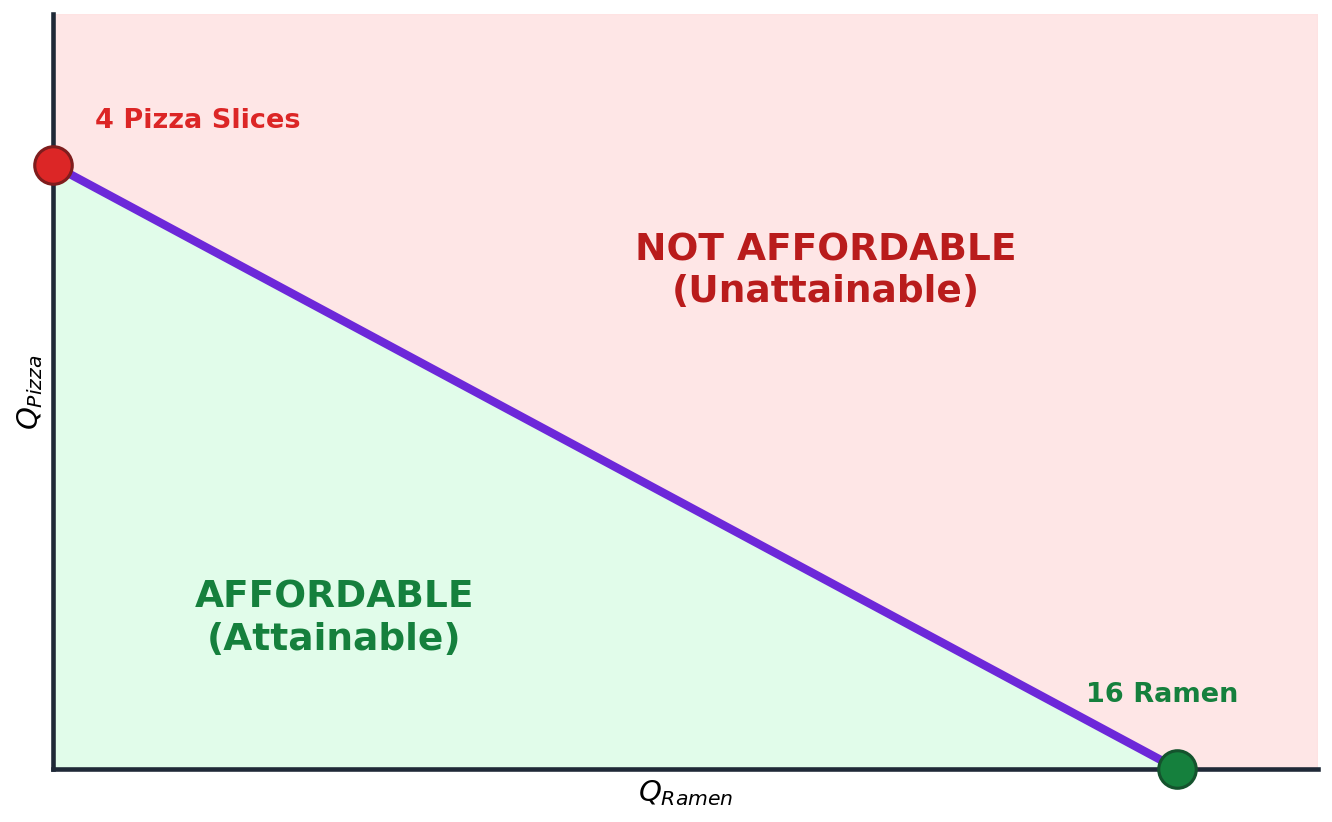

Generate this figure with Python:
"""Budget Constraint regions — affordable (green) vs not affordable (pink).
   Maya's $16 budget: pizza slices ($4) vs ramen packs ($1)."""
import matplotlib
matplotlib.use('Agg')
import matplotlib.pyplot as plt
import numpy as np
import os

OUT = os.path.join(os.path.dirname(os.path.abspath(__file__)), 'figure_budget_regions.png')

fig, ax = plt.subplots(figsize=(9, 5.6))

# Budget line: 4*Q_pizza + 1*Q_ramen = 16
# Endpoints (ramen, pizza): (0, 4) and (16, 0)
x_line = np.array([0, 16])
y_line = np.array([4, 0])

x_max, y_max = 18, 5

# Affordable region — below the line + axes
ax.fill([0, 16, 0], [0, 0, 4], color='#dcfce7', alpha=0.85, zorder=1)

# Not affordable region — everything above the line within the plot area
ax.fill([0, 16, x_max, x_max, 0, 0], [4, 0, 0, y_max, y_max, 4],
        color='#fee2e2', alpha=0.85, zorder=1)

# Budget line on top
ax.plot(x_line, y_line, color='#6d28d9', linewidth=4, zorder=7,
        solid_capstyle='round')

# Endpoint markers (clip_on=False so axis-sitting markers aren't half-cut)
ax.plot(0, 4, 'o', color='#dc2626', markersize=18, zorder=10,
        markeredgecolor='#7f1d1d', markeredgewidth=1.5, clip_on=False)
ax.annotate('4 Pizza Slices', xy=(0, 4), xytext=(0.6, 4.25),
            fontsize=13, weight='bold', color='#dc2626', ha='left')

ax.plot(16, 0, 'o', color='#15803d', markersize=18, zorder=10,
        markeredgecolor='#14532d', markeredgewidth=1.5, clip_on=False)
ax.annotate('16 Ramen', xy=(16, 0), xytext=(14.7, 0.45),
            fontsize=13, weight='bold', color='#15803d')

# Region labels
ax.text(4, 1.0, 'AFFORDABLE\n(Attainable)', fontsize=18, weight='bold',
        color='#15803d', ha='center', va='center')
ax.text(11, 3.3, 'NOT AFFORDABLE\n(Unattainable)', fontsize=18, weight='bold',
        color='#b91c1c', ha='center', va='center')

# Axis labels
ax.set_xlabel('$Q_{Ramen}$', fontsize=14, weight='bold')
ax.set_ylabel('$Q_{Pizza}$', fontsize=14, weight='bold')

# Axes anchored at (0, 0)
ax.set_xlim(0, x_max)
ax.set_ylim(0, y_max)
ax.set_xticks([])
ax.set_yticks([])
ax.spines['top'].set_visible(False)
ax.spines['right'].set_visible(False)
ax.spines['left'].set_color('#1f2937')
ax.spines['bottom'].set_color('#1f2937')
ax.spines['left'].set_linewidth(2.2)
ax.spines['bottom'].set_linewidth(2.2)
ax.spines['left'].set_position(('data', 0))
ax.spines['bottom'].set_position(('data', 0))

plt.tight_layout()
plt.savefig(OUT, dpi=150, bbox_inches='tight', facecolor='white', edgecolor='none')
plt.close()
print("OK:", OUT)
